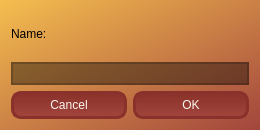
<?xml version="1.0" encoding="UTF-8"?>
<ui version="4.0">
 <class>RecordsWidget</class>
 <widget class="QDialog" name="RecordsWidget">
  <property name="geometry">
   <rect>
    <x>0</x>
    <y>0</y>
    <width>260</width>
    <height>130</height>
   </rect>
  </property>
  <property name="maximumSize">
   <size>
    <width>260</width>
    <height>130</height>
   </size>
  </property>
  <property name="windowTitle">
   <string>Победа!</string>
  </property>
  <property name="windowIcon">
   <iconset resource="resours.qrc">
    <normaloff>:/icons/icons/bulls.png</normaloff>:/icons/icons/bulls.png</iconset>
  </property>
  <property name="styleSheet">
   <string notr="true">QDialog{background-color: qlineargradient(spread:pad, x1:0, y1:0, x2:1, y2:1, stop:0 rgba(245, 190, 79, 255), stop:1 rgba(162, 69, 61, 255))}
QPushButton{
	background-color: qlineargradient(spread:pad, x1:0.5, y1:1, x2:0.5, y2:0, stop:0 rgba(162, 69, 61, 255), stop:1 rgba(137, 49, 42, 255));
	border:  3px solid #89312a;
	padding:4px;
	border-radius:10px;
	color:#faf6ed;
	font: 9pt &quot;Century Gothic&quot;;
}
QPushButton:hover{
	background-color: qlineargradient(spread:pad, x1:0.5, y1:1, x2:0.5, y2:0, stop:0 rgba(162, 69, 61, 200), stop:1 rgba(137, 49, 42, 200));
	border:  3px solid rgba(137, 49, 42, 200);
	padding:4px;
	border-radius:10px;
	color:#faf6ed;
	font: 9pt &quot;Century Gothic&quot;;
}
QPushButton:disabled{
	background-color: qlineargradient(spread:pad, x1:0.5, y1:1, x2:0.5, y2:0, stop:0 rgba(162, 69, 61, 150), stop:1 rgba(137, 49, 42, 150));
	border:  3px solid #89312a;
	padding:4px;
	border-radius:10px;
	color: rgba(250, 246, 237, 150);
	font: 9pt &quot;Century Gothic&quot;;
}</string>
  </property>
  <layout class="QGridLayout" name="gridLayout">
   <item row="0" column="0">
    <widget class="QLabel" name="label">
     <property name="text">
      <string>Name:</string>
     </property>
    </widget>
   </item>
   <item row="1" column="0">
    <widget class="QLineEdit" name="NameLine">
     <property name="font">
      <font>
       <family>Century Gothic</family>
      </font>
     </property>
     <property name="cursor">
      <cursorShape>IBeamCursor</cursorShape>
     </property>
     <property name="styleSheet">
      <string notr="true">background-color: rgba(0, 0, 0, 100);
border: 2px solid rgba(0, 0, 0, 50);
color:#faf6ed;</string>
     </property>
    </widget>
   </item>
   <item row="2" column="0">
    <layout class="QHBoxLayout" name="horizontalLayout">
     <item>
      <widget class="QPushButton" name="CancelButton">
       <property name="text">
        <string>Cancel</string>
       </property>
      </widget>
     </item>
     <item>
      <widget class="QPushButton" name="OkButton">
       <property name="text">
        <string>OK</string>
       </property>
      </widget>
     </item>
    </layout>
   </item>
  </layout>
 </widget>
 <resources>
  <include location="resours.qrc"/>
 </resources>
 <connections/>
</ui>
